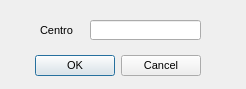
<?xml version="1.0" encoding="UTF-8"?>
<ui version="4.0">
 <class>CenterFilterDialog</class>
 <widget class="QDialog" name="CenterFilterDialog">
  <property name="windowModality">
   <enum>Qt::WindowModal</enum>
  </property>
  <property name="geometry">
   <rect>
    <x>0</x>
    <y>0</y>
    <width>246</width>
    <height>89</height>
   </rect>
  </property>
  <property name="font">
   <font>
    <pointsize>8</pointsize>
   </font>
  </property>
  <property name="windowTitle">
   <string>Crear filtro de centro</string>
  </property>
  <widget class="QDialogButtonBox" name="center_dialog_confirmation_button">
   <property name="geometry">
    <rect>
     <x>-140</x>
     <y>50</y>
     <width>341</width>
     <height>32</height>
    </rect>
   </property>
   <property name="orientation">
    <enum>Qt::Horizontal</enum>
   </property>
   <property name="standardButtons">
    <set>QDialogButtonBox::Cancel|QDialogButtonBox::Ok</set>
   </property>
  </widget>
  <widget class="QLabel" name="center_dialog_center_value_label">
   <property name="geometry">
    <rect>
     <x>40</x>
     <y>20</y>
     <width>41</width>
     <height>20</height>
    </rect>
   </property>
   <property name="text">
    <string>Centro</string>
   </property>
  </widget>
  <widget class="QLineEdit" name="center_dialog_center_input">
   <property name="geometry">
    <rect>
     <x>90</x>
     <y>20</y>
     <width>111</width>
     <height>20</height>
    </rect>
   </property>
  </widget>
 </widget>
 <resources/>
 <connections>
  <connection>
   <sender>center_dialog_confirmation_button</sender>
   <signal>accepted()</signal>
   <receiver>CenterFilterDialog</receiver>
   <slot>accept()</slot>
   <hints>
    <hint type="sourcelabel">
     <x>248</x>
     <y>254</y>
    </hint>
    <hint type="destinationlabel">
     <x>157</x>
     <y>274</y>
    </hint>
   </hints>
  </connection>
  <connection>
   <sender>center_dialog_confirmation_button</sender>
   <signal>rejected()</signal>
   <receiver>CenterFilterDialog</receiver>
   <slot>reject()</slot>
   <hints>
    <hint type="sourcelabel">
     <x>316</x>
     <y>260</y>
    </hint>
    <hint type="destinationlabel">
     <x>286</x>
     <y>274</y>
    </hint>
   </hints>
  </connection>
 </connections>
</ui>
